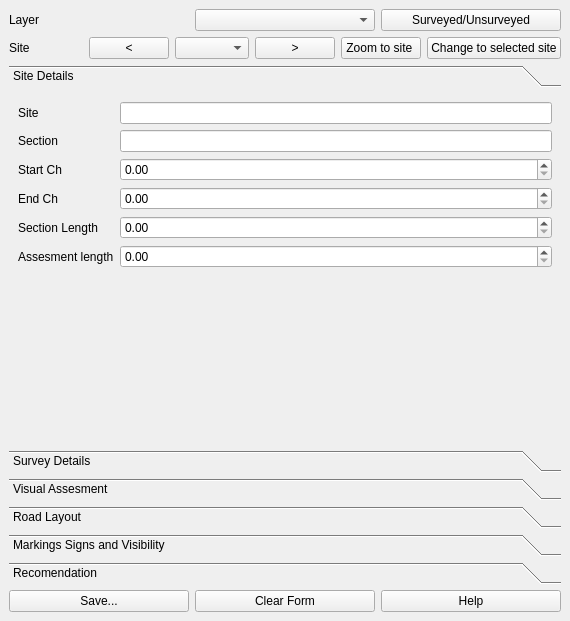
<?xml version="1.0" encoding="UTF-8"?>
<ui version="4.0">
 <class>ssir_generatorDockWidgetBase</class>
 <widget class="QDockWidget" name="ssir_generatorDockWidgetBase">
  <property name="geometry">
   <rect>
    <x>0</x>
    <y>0</y>
    <width>570</width>
    <height>621</height>
   </rect>
  </property>
  <property name="windowTitle">
   <string>ssir_generator</string>
  </property>
  <widget class="QWidget" name="dockWidgetContents">
   <layout class="QVBoxLayout" name="verticalLayout">
    <item>
     <layout class="QHBoxLayout" name="horizontalLayout_4">
      <item>
       <widget class="QLabel" name="label_28">
        <property name="text">
         <string>Layer</string>
        </property>
       </widget>
      </item>
      <item>
       <widget class="QgsMapLayerComboBox" name="layer_box">
        <property name="toolTip">
         <string>&lt;html&gt;&lt;head/&gt;&lt;body&gt;&lt;p&gt;Layer with sites. Only showing layers with correct fields.&lt;/p&gt;&lt;/body&gt;&lt;/html&gt;</string>
        </property>
       </widget>
      </item>
      <item>
       <widget class="QPushButton" name="split_button">
        <property name="toolTip">
         <string>&lt;html&gt;&lt;head/&gt;&lt;body&gt;&lt;p&gt;&lt;span style=&quot; font-family:'Times New Roman'; font-size:16px; color:#000000; background-color:transparent;&quot;&gt;Change the layer style to display surveyed and unsurveyed features differently.&lt;/span&gt;&lt;/p&gt;&lt;/body&gt;&lt;/html&gt;</string>
        </property>
        <property name="text">
         <string>Surveyed/Unsurveyed</string>
        </property>
       </widget>
      </item>
     </layout>
    </item>
    <item>
     <layout class="QHBoxLayout" name="horizontalLayout_8"/>
    </item>
    <item>
     <layout class="QHBoxLayout" name="horizontalLayout">
      <item>
       <widget class="QLabel" name="label_9">
        <property name="text">
         <string>Site</string>
        </property>
       </widget>
      </item>
      <item>
       <widget class="QPushButton" name="last_site_button">
        <property name="toolTip">
         <string>&lt;html&gt;&lt;head/&gt;&lt;body&gt;&lt;p&gt;Last site. WILL LOSE ANY UNSAVED CHANGES TO FORM.&lt;/p&gt;&lt;/body&gt;&lt;/html&gt;</string>
        </property>
        <property name="text">
         <string>&lt;</string>
        </property>
       </widget>
      </item>
      <item>
       <widget class="QComboBox" name="site_box">
        <property name="toolTip">
         <string>&lt;html&gt;&lt;head/&gt;&lt;body&gt;&lt;p&gt;Change this to change site. WILL LOSE ANY UNSAVED CHANGES TO FORM.&lt;/p&gt;&lt;/body&gt;&lt;/html&gt;</string>
        </property>
       </widget>
      </item>
      <item>
       <widget class="QPushButton" name="next_site_button">
        <property name="toolTip">
         <string>&lt;html&gt;&lt;head/&gt;&lt;body&gt;&lt;p&gt;Next site. WILL LOSE ANY UNSAVED CHANGES TO FORM.&lt;/p&gt;&lt;/body&gt;&lt;/html&gt;</string>
        </property>
        <property name="text">
         <string>&gt;</string>
        </property>
       </widget>
      </item>
      <item>
       <widget class="QPushButton" name="zoom_button">
        <property name="toolTip">
         <string>&lt;html&gt;&lt;head/&gt;&lt;body&gt;&lt;p&gt;zoom map to site&lt;/p&gt;&lt;/body&gt;&lt;/html&gt;</string>
        </property>
        <property name="text">
         <string>Zoom to site </string>
        </property>
       </widget>
      </item>
      <item>
       <widget class="QPushButton" name="from_selected_button">
        <property name="toolTip">
         <string>&lt;html&gt;&lt;head/&gt;&lt;body&gt;&lt;p&gt;Change site to selected feature of layer. Will lose any unsaved changes to form.&lt;/p&gt;&lt;/body&gt;&lt;/html&gt;</string>
        </property>
        <property name="text">
         <string>Change to selected site</string>
        </property>
       </widget>
      </item>
     </layout>
    </item>
    <item>
     <layout class="QHBoxLayout" name="horizontalLayout_2">
      <item>
       <widget class="QToolBox" name="toolBox">
        <property name="currentIndex">
         <number>0</number>
        </property>
        <widget class="QWidget" name="page_5">
         <property name="geometry">
          <rect>
           <x>0</x>
           <y>0</y>
           <width>550</width>
           <height>310</height>
          </rect>
         </property>
         <attribute name="label">
          <string>Site Details</string>
         </attribute>
         <layout class="QFormLayout" name="formLayout_6">
          <item row="0" column="0">
           <widget class="QLabel" name="site_label">
            <property name="text">
             <string>Site</string>
            </property>
           </widget>
          </item>
          <item row="0" column="1">
           <widget class="QLineEdit" name="site"/>
          </item>
          <item row="1" column="0">
           <widget class="QLabel" name="label_2">
            <property name="text">
             <string>Section</string>
            </property>
           </widget>
          </item>
          <item row="1" column="1">
           <widget class="QLineEdit" name="section"/>
          </item>
          <item row="2" column="0">
           <widget class="QLabel" name="label_3">
            <property name="text">
             <string>Start Ch</string>
            </property>
           </widget>
          </item>
          <item row="2" column="1">
           <widget class="QDoubleSpinBox" name="start_ch">
            <property name="maximum">
             <double>99999.000000000000000</double>
            </property>
           </widget>
          </item>
          <item row="3" column="0">
           <widget class="QLabel" name="label_4">
            <property name="text">
             <string>End Ch</string>
            </property>
           </widget>
          </item>
          <item row="3" column="1">
           <widget class="QDoubleSpinBox" name="end_ch">
            <property name="maximum">
             <double>99999.000000000000000</double>
            </property>
           </widget>
          </item>
          <item row="4" column="0">
           <widget class="QLabel" name="label_5">
            <property name="text">
             <string>Section Length</string>
            </property>
           </widget>
          </item>
          <item row="4" column="1">
           <widget class="QDoubleSpinBox" name="section_length">
            <property name="maximum">
             <double>99999.000000000000000</double>
            </property>
           </widget>
          </item>
          <item row="5" column="0">
           <widget class="QLabel" name="label_6">
            <property name="text">
             <string>Assesment length</string>
            </property>
           </widget>
          </item>
          <item row="5" column="1">
           <widget class="QDoubleSpinBox" name="assesment_length">
            <property name="maximum">
             <double>99999.000000000000000</double>
            </property>
           </widget>
          </item>
         </layout>
        </widget>
        <widget class="QWidget" name="page_6">
         <property name="geometry">
          <rect>
           <x>0</x>
           <y>0</y>
           <width>188</width>
           <height>116</height>
          </rect>
         </property>
         <attribute name="label">
          <string>Survey Details</string>
         </attribute>
         <layout class="QFormLayout" name="formLayout">
          <item row="0" column="0">
           <widget class="QLabel" name="label_7">
            <property name="text">
             <string>Surveyor</string>
            </property>
           </widget>
          </item>
          <item row="0" column="1">
           <widget class="QLineEdit" name="surveyor"/>
          </item>
          <item row="1" column="0">
           <widget class="QLabel" name="survey_date_label">
            <property name="text">
             <string>Survey_date</string>
            </property>
           </widget>
          </item>
          <item row="1" column="1">
           <widget class="QDateEdit" name="survey_date">
            <property name="toolTip">
             <string>&lt;html&gt;&lt;head/&gt;&lt;body&gt;&lt;p&gt;dd/mm/yyyy&lt;/p&gt;&lt;/body&gt;&lt;/html&gt;</string>
            </property>
            <property name="calendarPopup">
             <bool>true</bool>
            </property>
           </widget>
          </item>
          <item row="2" column="0">
           <widget class="QLabel" name="photo_ref_label">
            <property name="text">
             <string>Photo ref</string>
            </property>
           </widget>
          </item>
          <item row="2" column="1">
           <widget class="QLineEdit" name="photo_ref"/>
          </item>
          <item row="3" column="0">
           <widget class="QLabel" name="label_8">
            <property name="text">
             <string>Additional photos</string>
            </property>
           </widget>
          </item>
          <item row="3" column="1">
           <widget class="QLineEdit" name="additional_photos"/>
          </item>
         </layout>
        </widget>
        <widget class="QWidget" name="page">
         <property name="geometry">
          <rect>
           <x>0</x>
           <y>0</y>
           <width>353</width>
           <height>194</height>
          </rect>
         </property>
         <attribute name="label">
          <string>Visual Assesment</string>
         </attribute>
         <layout class="QFormLayout" name="formLayout_2">
          <item row="0" column="0">
           <widget class="QLabel" name="label_10">
            <property name="text">
             <string>Surface Type</string>
            </property>
           </widget>
          </item>
          <item row="0" column="1">
           <widget class="QComboBox" name="surface_type">
            <property name="editable">
             <bool>true</bool>
            </property>
            <item>
             <property name="text">
              <string>TSSC</string>
             </property>
            </item>
            <item>
             <property name="text">
              <string>HRA</string>
             </property>
            </item>
            <item>
             <property name="text">
              <string>SURFACE DRESSING</string>
             </property>
            </item>
            <item>
             <property name="text">
              <string>SLURRY SEAL</string>
             </property>
            </item>
            <item>
             <property name="text">
              <string>MICRO ASPHALT</string>
             </property>
            </item>
           </widget>
          </item>
          <item row="1" column="0">
           <widget class="QLabel" name="label_11">
            <property name="text">
             <string>Aggregate Size</string>
            </property>
           </widget>
          </item>
          <item row="1" column="1">
           <widget class="QComboBox" name="aggregate_size">
            <property name="editable">
             <bool>true</bool>
            </property>
           </widget>
          </item>
          <item row="2" column="0">
           <widget class="QLabel" name="label_12">
            <property name="text">
             <string>Aggregate Condition</string>
            </property>
           </widget>
          </item>
          <item row="2" column="1">
           <widget class="QComboBox" name="aggregate_condition">
            <property name="editable">
             <bool>true</bool>
            </property>
            <item>
             <property name="text">
              <string>Good</string>
             </property>
            </item>
            <item>
             <property name="text">
              <string>Average</string>
             </property>
            </item>
            <item>
             <property name="text">
              <string>Poor</string>
             </property>
            </item>
           </widget>
          </item>
          <item row="3" column="0">
           <widget class="QLabel" name="label_13">
            <property name="text">
             <string>&lt;html&gt;&lt;head/&gt;&lt;body&gt;&lt;p&gt;Any inconsistencies with data&lt;/p&gt;&lt;/body&gt;&lt;/html&gt;</string>
            </property>
           </widget>
          </item>
          <item row="3" column="1">
           <widget class="QComboBox" name="inconsistencies">
            <property name="editable">
             <bool>true</bool>
            </property>
            <item>
             <property name="text">
              <string>No</string>
             </property>
            </item>
           </widget>
          </item>
          <item row="4" column="0">
           <widget class="QLabel" name="label_14">
            <property name="text">
             <string>&lt;html&gt;&lt;head/&gt;&lt;body&gt;&lt;p&gt;Presence of Debris or other Contamination&lt;/p&gt;&lt;/body&gt;&lt;/html&gt;</string>
            </property>
           </widget>
          </item>
          <item row="4" column="1">
           <widget class="QComboBox" name="contaminants">
            <property name="editable">
             <bool>true</bool>
            </property>
            <item>
             <property name="text">
              <string>No</string>
             </property>
            </item>
           </widget>
          </item>
          <item row="5" column="0">
           <widget class="QLabel" name="label_15">
            <property name="text">
             <string>Local defects (potholes,rutting, etc)</string>
            </property>
           </widget>
          </item>
          <item row="5" column="1">
           <widget class="QComboBox" name="local_defects">
            <property name="editable">
             <bool>true</bool>
            </property>
            <item>
             <property name="text">
              <string>N/A</string>
             </property>
            </item>
           </widget>
          </item>
          <item row="6" column="0">
           <widget class="QLabel" name="label_16">
            <property name="text">
             <string>Is drainage adequate</string>
            </property>
           </widget>
          </item>
          <item row="6" column="1">
           <widget class="QComboBox" name="drainage_adequate">
            <property name="editable">
             <bool>true</bool>
            </property>
            <item>
             <property name="text">
              <string>Yes</string>
             </property>
            </item>
           </widget>
          </item>
         </layout>
        </widget>
        <widget class="QWidget" name="page_2">
         <property name="geometry">
          <rect>
           <x>0</x>
           <y>0</y>
           <width>323</width>
           <height>90</height>
          </rect>
         </property>
         <attribute name="label">
          <string>Road Layout</string>
         </attribute>
         <layout class="QFormLayout" name="formLayout_3">
          <item row="0" column="0">
           <widget class="QLabel" name="label_17">
            <property name="text">
             <string>&lt;html&gt;&lt;head/&gt;&lt;body&gt;&lt;p&gt;Does site appear to meet current design specification&lt;/p&gt;&lt;/body&gt;&lt;/html&gt;</string>
            </property>
           </widget>
          </item>
          <item row="0" column="1">
           <widget class="QComboBox" name="meets_design_specification">
            <property name="editable">
             <bool>true</bool>
            </property>
            <item>
             <property name="text">
              <string>Yes</string>
             </property>
            </item>
           </widget>
          </item>
          <item row="1" column="0">
           <widget class="QLabel" name="label_18">
            <property name="text">
             <string>&lt;html&gt;&lt;head/&gt;&lt;body&gt;&lt;p&gt;Is layout appropriate for vunerable users&lt;/p&gt;&lt;/body&gt;&lt;/html&gt;</string>
            </property>
           </widget>
          </item>
          <item row="1" column="1">
           <widget class="QComboBox" name="appropriate_for_vunerable_users">
            <property name="editable">
             <bool>true</bool>
            </property>
            <item>
             <property name="text">
              <string>Yes</string>
             </property>
            </item>
           </widget>
          </item>
          <item row="2" column="0">
           <widget class="QLabel" name="label_19">
            <property name="text">
             <string>&lt;html&gt;&lt;head/&gt;&lt;body&gt;&lt;p&gt;Are junctions appropriate for turning manouvers&lt;/p&gt;&lt;/body&gt;&lt;/html&gt;</string>
            </property>
           </widget>
          </item>
          <item row="2" column="1">
           <widget class="QComboBox" name="appropriate_for_turning">
            <property name="editable">
             <bool>true</bool>
            </property>
            <item>
             <property name="text">
              <string>Yes</string>
             </property>
            </item>
            <item>
             <property name="text">
              <string>N/A</string>
             </property>
            </item>
           </widget>
          </item>
         </layout>
        </widget>
        <widget class="QWidget" name="page_3">
         <property name="geometry">
          <rect>
           <x>0</x>
           <y>0</y>
           <width>346</width>
           <height>116</height>
          </rect>
         </property>
         <attribute name="label">
          <string>Markings Signs and Visibility</string>
         </attribute>
         <layout class="QFormLayout" name="formLayout_4">
          <item row="0" column="0">
           <widget class="QLabel" name="label_20">
            <property name="text">
             <string>&lt;html&gt;&lt;head/&gt;&lt;body&gt;&lt;p&gt;Are markings and signs clear and effective in all conditions&lt;/p&gt;&lt;/body&gt;&lt;/html&gt;</string>
            </property>
           </widget>
          </item>
          <item row="0" column="1">
           <widget class="QComboBox" name="markings_clear">
            <property name="editable">
             <bool>true</bool>
            </property>
            <item>
             <property name="text">
              <string>Yes</string>
             </property>
            </item>
           </widget>
          </item>
          <item row="1" column="0">
           <widget class="QLabel" name="label_21">
            <property name="text">
             <string>&lt;html&gt;&lt;head/&gt;&lt;body&gt;&lt;p&gt;Are roadside objects protected from vehicle impact&lt;/p&gt;&lt;/body&gt;&lt;/html&gt;</string>
            </property>
           </widget>
          </item>
          <item row="1" column="1">
           <widget class="QComboBox" name="roadside_objects">
            <property name="editable">
             <bool>true</bool>
            </property>
            <item>
             <property name="text">
              <string>Yes</string>
             </property>
            </item>
            <item>
             <property name="text">
              <string>Na</string>
             </property>
            </item>
           </widget>
          </item>
          <item row="2" column="0">
           <widget class="QLabel" name="label_22">
            <property name="text">
             <string>&lt;html&gt;&lt;head/&gt;&lt;body&gt;&lt;p&gt;Clear sight lines/visibility of queues/vegetation&lt;/p&gt;&lt;/body&gt;&lt;/html&gt;</string>
            </property>
           </widget>
          </item>
          <item row="2" column="1">
           <widget class="QComboBox" name="clear_sight_lines">
            <property name="editable">
             <bool>true</bool>
            </property>
            <item>
             <property name="text">
              <string>Yes</string>
             </property>
            </item>
           </widget>
          </item>
          <item row="3" column="0">
           <widget class="QLabel" name="label_23">
            <property name="text">
             <string>&lt;html&gt;&lt;head/&gt;&lt;body&gt;&lt;p&gt;Additional comments and other observations&lt;/p&gt;&lt;/body&gt;&lt;/html&gt;</string>
            </property>
           </widget>
          </item>
          <item row="3" column="1">
           <widget class="QComboBox" name="additional_comments">
            <property name="editable">
             <bool>true</bool>
            </property>
            <item>
             <property name="text">
              <string>N/A</string>
             </property>
            </item>
           </widget>
          </item>
         </layout>
        </widget>
        <widget class="QWidget" name="page_4">
         <property name="geometry">
          <rect>
           <x>0</x>
           <y>0</y>
           <width>395</width>
           <height>116</height>
          </rect>
         </property>
         <attribute name="label">
          <string>Recomendation</string>
         </attribute>
         <layout class="QFormLayout" name="formLayout_5">
          <item row="0" column="0">
           <widget class="QLabel" name="label_24">
            <property name="text">
             <string>Is treatment req</string>
            </property>
           </widget>
          </item>
          <item row="0" column="1">
           <widget class="QComboBox" name="treatment_req">
            <property name="editable">
             <bool>true</bool>
            </property>
            <item>
             <property name="text">
              <string>Yes</string>
             </property>
            </item>
            <item>
             <property name="text">
              <string>No</string>
             </property>
            </item>
           </widget>
          </item>
          <item row="1" column="0">
           <widget class="QLabel" name="label_25">
            <property name="text">
             <string>What type of treatment</string>
            </property>
           </widget>
          </item>
          <item row="1" column="1">
           <widget class="QComboBox" name="treatment_type">
            <property name="editable">
             <bool>true</bool>
            </property>
            <item>
             <property name="text">
              <string>N/A</string>
             </property>
            </item>
            <item>
             <property name="text">
              <string>Surface condition poor</string>
             </property>
            </item>
            <item>
             <property name="text">
              <string>Surface condition poor + signage/markings poor</string>
             </property>
            </item>
            <item>
             <property name="text">
              <string>Signage/markings poor</string>
             </property>
            </item>
           </widget>
          </item>
          <item row="2" column="0">
           <widget class="QLabel" name="label_26">
            <property name="text">
             <string>Change IL</string>
            </property>
           </widget>
          </item>
          <item row="2" column="1">
           <widget class="QComboBox" name="change_il">
            <property name="editable">
             <bool>true</bool>
            </property>
            <item>
             <property name="text">
              <string>Yes</string>
             </property>
            </item>
            <item>
             <property name="text">
              <string>No</string>
             </property>
            </item>
           </widget>
          </item>
          <item row="3" column="0">
           <widget class="QLabel" name="label_27">
            <property name="text">
             <string>Other action req</string>
            </property>
           </widget>
          </item>
          <item row="3" column="1">
           <widget class="QComboBox" name="other_action_req">
            <property name="editable">
             <bool>true</bool>
            </property>
            <item>
             <property name="text">
              <string>Road marking survey</string>
             </property>
            </item>
            <item>
             <property name="text">
              <string>Signage survey</string>
             </property>
            </item>
            <item>
             <property name="text">
              <string>Road marking and signage survey</string>
             </property>
            </item>
            <item>
             <property name="text">
              <string>Vegetation cutting</string>
             </property>
            </item>
            <item>
             <property name="text">
              <string>VRS survey</string>
             </property>
            </item>
            <item>
             <property name="text">
              <string>Adjust speed</string>
             </property>
            </item>
            <item>
             <property name="text">
              <string>Consider protection of vunerable users</string>
             </property>
            </item>
            <item>
             <property name="text">
              <string>Drainage survey</string>
             </property>
            </item>
           </widget>
          </item>
         </layout>
        </widget>
       </widget>
      </item>
     </layout>
    </item>
    <item>
     <layout class="QHBoxLayout" name="horizontalLayout_3">
      <item>
       <widget class="QPushButton" name="save_button">
        <property name="toolTip">
         <string>&lt;html&gt;&lt;head/&gt;&lt;body&gt;&lt;p&gt;Save as csv. Also sets &amp;quot;csv&amp;quot; attribute of corresponding feature.&lt;/p&gt;&lt;/body&gt;&lt;/html&gt;</string>
        </property>
        <property name="text">
         <string>Save...</string>
        </property>
       </widget>
      </item>
      <item>
       <widget class="QPushButton" name="clear_button">
        <property name="toolTip">
         <string>&lt;html&gt;&lt;head/&gt;&lt;body&gt;&lt;p&gt;Change form to default values.&lt;/p&gt;&lt;/body&gt;&lt;/html&gt;</string>
        </property>
        <property name="text">
         <string>Clear Form</string>
        </property>
       </widget>
      </item>
      <item>
       <widget class="QPushButton" name="help_button">
        <property name="toolTip">
         <string>&lt;html&gt;&lt;head/&gt;&lt;body&gt;&lt;p&gt;Open help in default web browser.&lt;/p&gt;&lt;/body&gt;&lt;/html&gt;</string>
        </property>
        <property name="text">
         <string>Help</string>
        </property>
       </widget>
      </item>
     </layout>
    </item>
   </layout>
  </widget>
 </widget>
 <customwidgets>
  <customwidget>
   <class>QgsMapLayerComboBox</class>
   <extends>QComboBox</extends>
   <header>qgis.gui</header>
  </customwidget>
 </customwidgets>
 <resources/>
 <connections/>
</ui>
